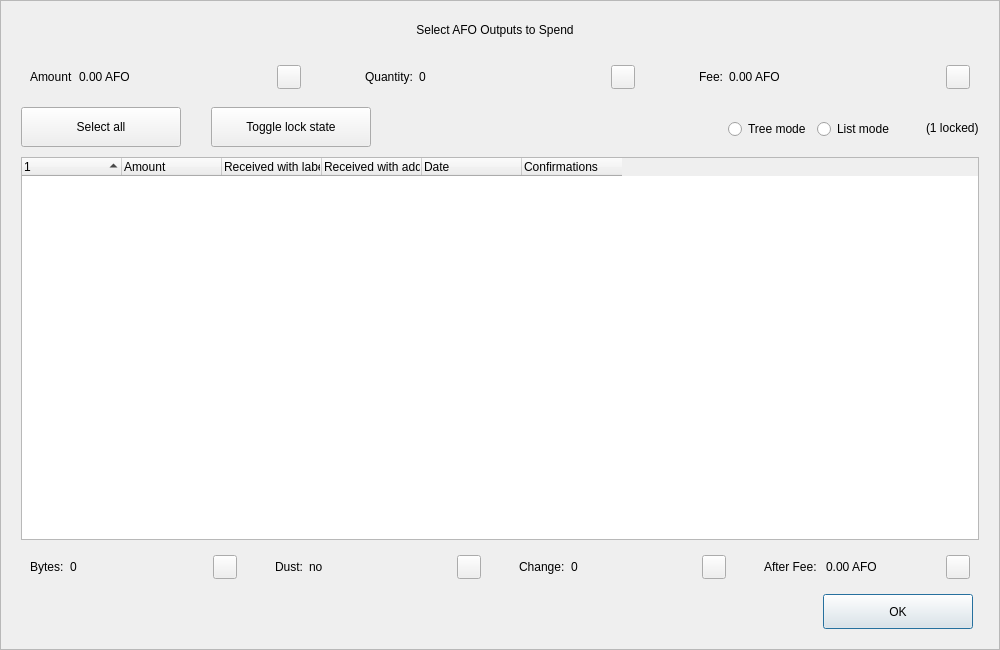
<?xml version="1.0" encoding="UTF-8"?>
<ui version="4.0">
 <class>CoinControlDialog</class>
 <widget class="QDialog" name="CoinControlDialog">
  <property name="geometry">
   <rect>
    <x>0</x>
    <y>0</y>
    <width>1000</width>
    <height>650</height>
   </rect>
  </property>
  <property name="minimumSize">
   <size>
    <width>950</width>
    <height>650</height>
   </size>
  </property>
  <property name="windowTitle">
   <string>Coin Selection</string>
  </property>
  <property name="styleSheet">
   <string notr="true"/>
  </property>
  <layout class="QVBoxLayout" name="verticalLayout">
   <property name="spacing">
    <number>0</number>
   </property>
   <property name="leftMargin">
    <number>0</number>
   </property>
   <property name="topMargin">
    <number>0</number>
   </property>
   <property name="rightMargin">
    <number>0</number>
   </property>
   <property name="bottomMargin">
    <number>0</number>
   </property>
   <item>
    <widget class="QFrame" name="frameContainer">
     <property name="toolTipDuration">
      <number>0</number>
     </property>
     <property name="frameShape">
      <enum>QFrame::StyledPanel</enum>
     </property>
     <property name="frameShadow">
      <enum>QFrame::Raised</enum>
     </property>
     <layout class="QVBoxLayout" name="verticalLayout_2">
      <property name="leftMargin">
       <number>0</number>
      </property>
      <property name="rightMargin">
       <number>0</number>
      </property>
      <property name="bottomMargin">
       <number>20</number>
      </property>
      <item>
       <layout class="QHBoxLayout" name="horizontalLayout_12">
        <property name="spacing">
         <number>0</number>
        </property>
        <property name="leftMargin">
         <number>20</number>
        </property>
        <property name="rightMargin">
         <number>30</number>
        </property>
        <item>
         <spacer name="horizontalSpacer_4">
          <property name="orientation">
           <enum>Qt::Horizontal</enum>
          </property>
          <property name="sizeHint" stdset="0">
           <size>
            <width>40</width>
            <height>20</height>
           </size>
          </property>
         </spacer>
        </item>
        <item>
         <widget class="QLabel" name="labelTitle">
          <property name="minimumSize">
           <size>
            <width>0</width>
            <height>40</height>
           </size>
          </property>
          <property name="maximumSize">
           <size>
            <width>16777215</width>
            <height>40</height>
           </size>
          </property>
          <property name="text">
           <string>Select AFO Outputs to Spend</string>
          </property>
          <property name="alignment">
           <set>Qt::AlignCenter</set>
          </property>
          <property name="margin">
           <number>7</number>
          </property>
         </widget>
        </item>
        <item>
         <spacer name="horizontalSpacer_5">
          <property name="orientation">
           <enum>Qt::Horizontal</enum>
          </property>
          <property name="sizeHint" stdset="0">
           <size>
            <width>40</width>
            <height>20</height>
           </size>
          </property>
         </spacer>
        </item>
       </layout>
      </item>
      <item>
       <layout class="QHBoxLayout" name="horizontalLayout_8">
        <property name="leftMargin">
         <number>20</number>
        </property>
        <property name="rightMargin">
         <number>20</number>
        </property>
        <item>
         <widget class="QWidget" name="layoutAmount" native="true">
          <layout class="QHBoxLayout" name="horizontalLayout_9" stretch="0,1,0">
           <item>
            <widget class="QLabel" name="labelCoinControlAmountText">
             <property name="text">
              <string>Amount</string>
             </property>
            </widget>
           </item>
           <item>
            <widget class="QLabel" name="labelCoinControlAmount">
             <property name="text">
              <string>0.00 AFO</string>
             </property>
            </widget>
           </item>
           <item alignment="Qt::AlignHCenter|Qt::AlignVCenter">
            <widget class="QPushButton" name="pushButtonAmount">
             <property name="minimumSize">
              <size>
               <width>0</width>
               <height>24</height>
              </size>
             </property>
             <property name="maximumSize">
              <size>
               <width>24</width>
               <height>26</height>
              </size>
             </property>
             <property name="focusPolicy">
              <enum>Qt::NoFocus</enum>
             </property>
             <property name="styleSheet">
              <string notr="true">padding-bottom:2px;
padding-right:4px;</string>
             </property>
             <property name="text">
              <string/>
             </property>
            </widget>
           </item>
          </layout>
         </widget>
        </item>
        <item>
         <spacer name="horizontalSpacer_2">
          <property name="orientation">
           <enum>Qt::Horizontal</enum>
          </property>
          <property name="sizeType">
           <enum>QSizePolicy::Fixed</enum>
          </property>
          <property name="sizeHint" stdset="0">
           <size>
            <width>40</width>
            <height>20</height>
           </size>
          </property>
         </spacer>
        </item>
        <item>
         <widget class="QWidget" name="layoutQuantity" native="true">
          <layout class="QHBoxLayout" name="horizontalLayout_10" stretch="0,1,0">
           <item>
            <widget class="QLabel" name="labelCoinControlQuantityText">
             <property name="text">
              <string>Quantity:</string>
             </property>
            </widget>
           </item>
           <item>
            <widget class="QLabel" name="labelCoinControlQuantity">
             <property name="text">
              <string>0</string>
             </property>
            </widget>
           </item>
           <item alignment="Qt::AlignHCenter|Qt::AlignVCenter">
            <widget class="QPushButton" name="pushButtonQuantity">
             <property name="minimumSize">
              <size>
               <width>0</width>
               <height>24</height>
              </size>
             </property>
             <property name="maximumSize">
              <size>
               <width>24</width>
               <height>26</height>
              </size>
             </property>
             <property name="focusPolicy">
              <enum>Qt::NoFocus</enum>
             </property>
             <property name="styleSheet">
              <string notr="true">padding-bottom:2px;
               padding-right:4px;</string>
             </property>
             <property name="text">
              <string/>
             </property>
            </widget>
           </item>
          </layout>
         </widget>
        </item>
        <item>
         <spacer name="horizontalSpacer_22">
          <property name="orientation">
           <enum>Qt::Horizontal</enum>
          </property>
          <property name="sizeType">
           <enum>QSizePolicy::Fixed</enum>
          </property>
          <property name="sizeHint" stdset="0">
           <size>
            <width>40</width>
            <height>20</height>
           </size>
          </property>
         </spacer>
        </item>
        <item>
         <widget class="QWidget" name="layoutFee" native="true">
          <layout class="QHBoxLayout" name="horizontalLayout_11" stretch="0,1,0">
           <item>
            <widget class="QLabel" name="labelCoinControlFeeText">
             <property name="text">
              <string>Fee:</string>
             </property>
            </widget>
           </item>
           <item>
            <widget class="QLabel" name="labelCoinControlFee">
             <property name="text">
              <string>0.00 AFO</string>
             </property>
            </widget>
           </item>
           <item alignment="Qt::AlignHCenter|Qt::AlignVCenter">
            <widget class="QPushButton" name="pushButtonFee">
             <property name="minimumSize">
              <size>
               <width>0</width>
               <height>24</height>
              </size>
             </property>
             <property name="maximumSize">
              <size>
               <width>24</width>
               <height>26</height>
              </size>
             </property>
             <property name="focusPolicy">
              <enum>Qt::NoFocus</enum>
             </property>
             <property name="styleSheet">
              <string notr="true">padding-bottom:2px;
               padding-right:4px;</string>
             </property>
             <property name="text">
              <string/>
             </property>
            </widget>
           </item>
          </layout>
         </widget>
        </item>
       </layout>
      </item>
      <item>
       <widget class="QFrame" name="frame">
        <property name="minimumSize">
         <size>
          <width>0</width>
          <height>40</height>
         </size>
        </property>
        <property name="styleSheet">
         <string notr="true">#frame {
	border:0;
}</string>
        </property>
        <property name="frameShape">
         <enum>QFrame::StyledPanel</enum>
        </property>
        <property name="frameShadow">
         <enum>QFrame::Sunken</enum>
        </property>
        <layout class="QHBoxLayout" name="horizontalLayout">
         <property name="spacing">
          <number>0</number>
         </property>
         <property name="leftMargin">
          <number>20</number>
         </property>
         <property name="topMargin">
          <number>0</number>
         </property>
         <property name="rightMargin">
          <number>20</number>
         </property>
         <property name="bottomMargin">
          <number>0</number>
         </property>
         <item>
          <layout class="QHBoxLayout" name="horizontalLayoutPanel" stretch="0,0,0,0,0,0">
           <property name="spacing">
            <number>20</number>
           </property>
           <item>
            <widget class="QPushButton" name="pushButtonSelectAll">
             <property name="sizePolicy">
              <sizepolicy hsizetype="Maximum" vsizetype="Fixed">
               <horstretch>0</horstretch>
               <verstretch>0</verstretch>
              </sizepolicy>
             </property>
             <property name="minimumSize">
              <size>
               <width>160</width>
               <height>40</height>
              </size>
             </property>
             <property name="maximumSize">
              <size>
               <width>16777215</width>
               <height>40</height>
              </size>
             </property>
             <property name="text">
              <string>Select all</string>
             </property>
             <property name="checkable">
              <bool>true</bool>
             </property>
             <property name="checked">
              <bool>false</bool>
             </property>
             <property name="autoExclusive">
              <bool>false</bool>
             </property>
             <property name="autoDefault">
              <bool>false</bool>
             </property>
            </widget>
           </item>
           <item>
            <spacer name="horizontalSpacer_6">
             <property name="orientation">
              <enum>Qt::Horizontal</enum>
             </property>
             <property name="sizeType">
              <enum>QSizePolicy::Fixed</enum>
             </property>
             <property name="sizeHint" stdset="0">
              <size>
               <width>10</width>
               <height>20</height>
              </size>
             </property>
            </spacer>
           </item>
           <item>
            <widget class="QPushButton" name="pushButtonToggleLock">
             <property name="sizePolicy">
              <sizepolicy hsizetype="Maximum" vsizetype="Fixed">
               <horstretch>0</horstretch>
               <verstretch>0</verstretch>
              </sizepolicy>
             </property>
             <property name="minimumSize">
              <size>
               <width>160</width>
               <height>40</height>
              </size>
             </property>
             <property name="maximumSize">
              <size>
               <width>16777215</width>
               <height>40</height>
              </size>
             </property>
             <property name="text">
              <string>Toggle lock state</string>
             </property>
             <property name="checkable">
              <bool>true</bool>
             </property>
             <property name="autoExclusive">
              <bool>false</bool>
             </property>
             <property name="autoDefault">
              <bool>false</bool>
             </property>
            </widget>
           </item>
           <item>
            <spacer name="horizontalSpacer_7">
             <property name="orientation">
              <enum>Qt::Horizontal</enum>
             </property>
             <property name="sizeType">
              <enum>QSizePolicy::Expanding</enum>
             </property>
             <property name="sizeHint" stdset="0">
              <size>
               <width>30</width>
               <height>20</height>
              </size>
             </property>
            </spacer>
           </item>
           <item alignment="Qt::AlignRight">
            <widget class="QGroupBox" name="groupBox_2">
             <property name="styleSheet">
              <string notr="true">#groupBox_2 {
    background-color:transparent;
    border-radius:0;
}</string>
             </property>
             <property name="title">
              <string/>
             </property>
             <layout class="QHBoxLayout" name="horizontalLayout_14">
              <item>
               <widget class="QRadioButton" name="radioTreeMode">
                <property name="sizePolicy">
                 <sizepolicy hsizetype="Maximum" vsizetype="Fixed">
                  <horstretch>0</horstretch>
                  <verstretch>0</verstretch>
                 </sizepolicy>
                </property>
                <property name="text">
                 <string>Tree mode</string>
                </property>
               </widget>
              </item>
              <item>
               <widget class="QRadioButton" name="radioListMode">
                <property name="sizePolicy">
                 <sizepolicy hsizetype="Maximum" vsizetype="Fixed">
                  <horstretch>0</horstretch>
                  <verstretch>0</verstretch>
                 </sizepolicy>
                </property>
                <property name="text">
                 <string>List mode</string>
                </property>
                <property name="checked">
                 <bool>false</bool>
                </property>
               </widget>
              </item>
             </layout>
            </widget>
           </item>
           <item>
            <widget class="QLabel" name="labelLocked">
             <property name="text">
              <string>(1 locked)</string>
             </property>
            </widget>
           </item>
          </layout>
         </item>
        </layout>
       </widget>
      </item>
      <item>
       <layout class="QHBoxLayout" name="horizontalLayout_13">
        <property name="leftMargin">
         <number>20</number>
        </property>
        <property name="rightMargin">
         <number>20</number>
        </property>
        <item>
         <widget class="CoinControlTreeWidget" name="treeWidget">
          <property name="contextMenuPolicy">
           <enum>Qt::CustomContextMenu</enum>
          </property>
          <property name="styleSheet">
           <string notr="true"/>
          </property>
          <property name="sortingEnabled">
           <bool>false</bool>
          </property>
          <property name="columnCount">
           <number>6</number>
          </property>
          <attribute name="headerShowSortIndicator" stdset="0">
           <bool>true</bool>
          </attribute>
          <attribute name="headerStretchLastSection">
           <bool>false</bool>
          </attribute>
          <column>
           <property name="text">
            <string/>
           </property>
          </column>
          <column>
           <property name="text">
            <string>Amount</string>
           </property>
          </column>
          <column>
           <property name="text">
            <string>Received with label</string>
           </property>
          </column>
          <column>
           <property name="text">
            <string>Received with address</string>
           </property>
          </column>
          <column>
           <property name="text">
            <string>Date</string>
           </property>
          </column>
          <column>
           <property name="text">
            <string>Confirmations</string>
           </property>
           <property name="toolTip">
            <string>Confirmed</string>
           </property>
          </column>
         </widget>
        </item>
       </layout>
      </item>
      <item>
       <layout class="QHBoxLayout" name="horizontalLayout_3">
        <property name="spacing">
         <number>20</number>
        </property>
        <property name="leftMargin">
         <number>20</number>
        </property>
        <property name="rightMargin">
         <number>20</number>
        </property>
        <item>
         <widget class="QWidget" name="layoutBytes" native="true">
          <layout class="QHBoxLayout" name="horizontalLayout_4" stretch="0,1,0">
           <item>
            <widget class="QLabel" name="labelCoinControlBytesText">
             <property name="text">
              <string>Bytes:</string>
             </property>
            </widget>
           </item>
           <item>
            <widget class="QLabel" name="labelCoinControlBytes">
             <property name="text">
              <string>0</string>
             </property>
            </widget>
           </item>
           <item alignment="Qt::AlignHCenter|Qt::AlignVCenter">
            <widget class="QPushButton" name="pushButtonBytes">
             <property name="minimumSize">
              <size>
               <width>0</width>
               <height>24</height>
              </size>
             </property>
             <property name="maximumSize">
              <size>
               <width>24</width>
               <height>26</height>
              </size>
             </property>
             <property name="focusPolicy">
              <enum>Qt::NoFocus</enum>
             </property>
             <property name="styleSheet">
              <string notr="true">padding-bottom:2px;
               padding-right:4px;</string>
             </property>
             <property name="text">
              <string/>
             </property>
            </widget>
           </item>
          </layout>
         </widget>
        </item>
        <item>
         <widget class="QWidget" name="layoutDust" native="true">
          <layout class="QHBoxLayout" name="horizontalLayout_5" stretch="0,1,0">
           <item>
            <widget class="QLabel" name="labelCoinControlLowOutputText">
             <property name="text">
              <string>Dust:</string>
             </property>
            </widget>
           </item>
           <item>
            <widget class="QLabel" name="labelCoinControlLowOutput">
             <property name="text">
              <string>no</string>
             </property>
            </widget>
           </item>
           <item alignment="Qt::AlignHCenter|Qt::AlignVCenter">
            <widget class="QPushButton" name="pushButtonDust">
             <property name="minimumSize">
              <size>
               <width>0</width>
               <height>24</height>
              </size>
             </property>
             <property name="maximumSize">
              <size>
               <width>24</width>
               <height>26</height>
              </size>
             </property>
             <property name="focusPolicy">
              <enum>Qt::NoFocus</enum>
             </property>
             <property name="styleSheet">
              <string notr="true">padding-bottom:2px;
               padding-right:4px;</string>
             </property>
             <property name="text">
              <string/>
             </property>
            </widget>
           </item>
          </layout>
         </widget>
        </item>
        <item>
         <widget class="QWidget" name="layoutChange" native="true">
          <layout class="QHBoxLayout" name="horizontalLayout_6" stretch="0,1,0">
           <item>
            <widget class="QLabel" name="labelCoinControlChangeText">
             <property name="text">
              <string>Change:</string>
             </property>
            </widget>
           </item>
           <item>
            <widget class="QLabel" name="labelCoinControlChange">
             <property name="text">
              <string>0</string>
             </property>
            </widget>
           </item>
           <item alignment="Qt::AlignHCenter|Qt::AlignVCenter">
            <widget class="QPushButton" name="pushButtonChange">
             <property name="minimumSize">
              <size>
               <width>0</width>
               <height>24</height>
              </size>
             </property>
             <property name="maximumSize">
              <size>
               <width>24</width>
               <height>26</height>
              </size>
             </property>
             <property name="focusPolicy">
              <enum>Qt::NoFocus</enum>
             </property>
             <property name="styleSheet">
              <string notr="true">padding-bottom:2px;
               padding-right:4px;</string>
             </property>
             <property name="text">
              <string/>
             </property>
            </widget>
           </item>
          </layout>
         </widget>
        </item>
        <item>
         <widget class="QWidget" name="layoutAfter" native="true">
          <layout class="QHBoxLayout" name="horizontalLayout_7" stretch="0,1,0">
           <item>
            <widget class="QLabel" name="labelCoinControlAfterFeeText">
             <property name="text">
              <string>After Fee: </string>
             </property>
            </widget>
           </item>
           <item>
            <widget class="QLabel" name="labelCoinControlAfterFee">
             <property name="text">
              <string>0.00 AFO</string>
             </property>
            </widget>
           </item>
           <item alignment="Qt::AlignHCenter|Qt::AlignVCenter">
            <widget class="QPushButton" name="pushButtonAlterFee">
             <property name="minimumSize">
              <size>
               <width>0</width>
               <height>24</height>
              </size>
             </property>
             <property name="maximumSize">
              <size>
               <width>24</width>
               <height>26</height>
              </size>
             </property>
             <property name="focusPolicy">
              <enum>Qt::NoFocus</enum>
             </property>
             <property name="styleSheet">
              <string notr="true">padding-bottom:2px;
               padding-right:4px;</string>
             </property>
             <property name="text">
              <string/>
             </property>
            </widget>
           </item>
          </layout>
         </widget>
        </item>
       </layout>
      </item>
      <item>
       <layout class="QHBoxLayout" name="horizontalLayout_2">
        <property name="spacing">
         <number>0</number>
        </property>
        <property name="leftMargin">
         <number>20</number>
        </property>
        <property name="rightMargin">
         <number>26</number>
        </property>
        <item>
         <spacer name="horizontalSpacer_3">
          <property name="orientation">
           <enum>Qt::Horizontal</enum>
          </property>
          <property name="sizeHint" stdset="0">
           <size>
            <width>558</width>
            <height>20</height>
           </size>
          </property>
         </spacer>
        </item>
        <item>
         <widget class="QPushButton" name="pushButtonOk">
          <property name="minimumSize">
           <size>
            <width>150</width>
            <height>35</height>
           </size>
          </property>
          <property name="text">
           <string>OK</string>
          </property>
         </widget>
        </item>
       </layout>
      </item>
     </layout>
    </widget>
   </item>
  </layout>
 </widget>
 <customwidgets>
  <customwidget>
   <class>CoinControlTreeWidget</class>
   <extends>QTreeWidget</extends>
   <header>coincontroltreewidget.h</header>
  </customwidget>
 </customwidgets>
 <resources/>
 <connections/>
</ui>
